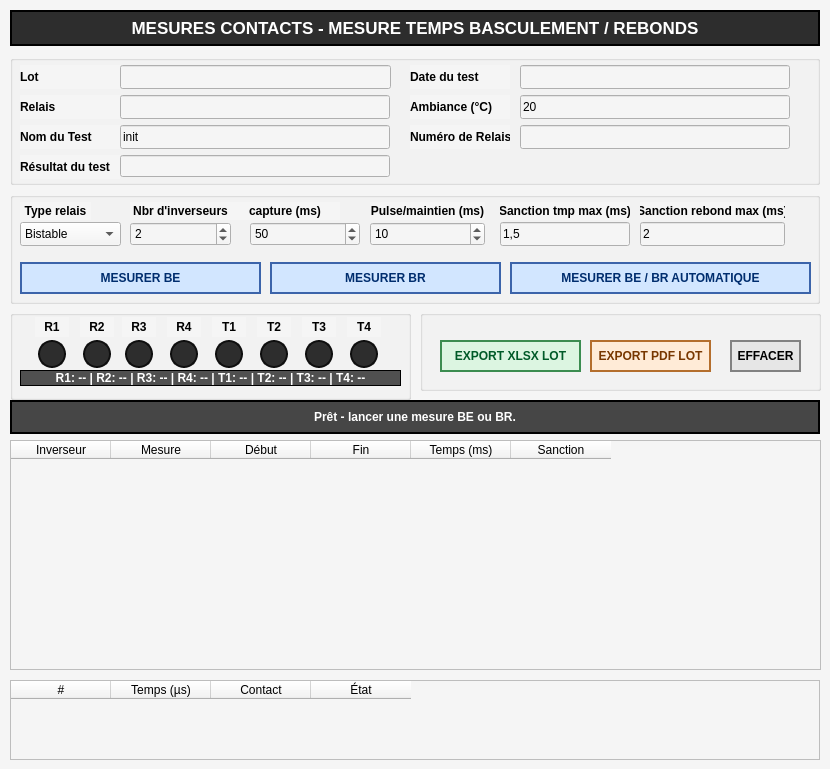
    <widget class="QWidget" name="tab_chronometrie_contacts">
     <property name="styleSheet">
      <string>background-color: rgb(245,245,245);</string>
     </property>
     <attribute name="title">
      <string>Chronométrie contacts</string>
     </attribute>
     <widget class="QLabel" name="label_chrono_title">
      <property name="geometry">
       <rect>
        <x>10</x>
        <y>10</y>
        <width>810</width>
        <height>36</height>
       </rect>
      </property>
      <property name="styleSheet">
       <string>background-color: rgb(45,45,45); color: white; font-size: 13pt; font-weight: bold; border: 2px solid black;</string>
      </property>
      <property name="text">
       <string>MESURES CONTACTS - MESURE TEMPS BASCULEMENT / REBONDS</string>
      </property>
      <property name="alignment">
       <set>Qt::AlignmentFlag::AlignCenter</set>
      </property>
     </widget>
     <widget class="QGroupBox" name="groupBox_chrono_infos">
      <property name="geometry">
       <rect>
        <x>10</x>
        <y>55</y>
        <width>810</width>
        <height>130</height>
       </rect>
      </property>
      <property name="text" stdset="0">
       <string>Informations essai</string>
      </property>
      <widget class="QLabel" name="label_chrono_lot">
       <property name="geometry">
        <rect>
         <x>10</x>
         <y>10</y>
         <width>100</width>
         <height>24</height>
        </rect>
       </property>
       <property name="styleSheet">
        <string>font-weight: bold;</string>
       </property>
       <property name="text">
        <string>Lot</string>
       </property>
      </widget>
      <widget class="QLineEdit" name="lineEdit_chrono_lot">
       <property name="geometry">
        <rect>
         <x>110</x>
         <y>10</y>
         <width>271</width>
         <height>24</height>
        </rect>
       </property>
      </widget>
      <widget class="QLabel" name="label_chrono_relais">
       <property name="geometry">
        <rect>
         <x>10</x>
         <y>40</y>
         <width>100</width>
         <height>24</height>
        </rect>
       </property>
       <property name="styleSheet">
        <string>font-weight: bold;</string>
       </property>
       <property name="text">
        <string>Relais</string>
       </property>
      </widget>
      <widget class="QLineEdit" name="lineEdit_chrono_relais">
       <property name="geometry">
        <rect>
         <x>110</x>
         <y>40</y>
         <width>270</width>
         <height>24</height>
        </rect>
       </property>
      </widget>
      <widget class="QLabel" name="label_chrono_nom_test">
       <property name="geometry">
        <rect>
         <x>10</x>
         <y>70</y>
         <width>100</width>
         <height>24</height>
        </rect>
       </property>
       <property name="styleSheet">
        <string>font-weight: bold;</string>
       </property>
       <property name="text">
        <string>Nom du Test</string>
       </property>
      </widget>
      <widget class="QLineEdit" name="lineEdit_chrono_nom_test">
       <property name="geometry">
        <rect>
         <x>110</x>
         <y>70</y>
         <width>270</width>
         <height>24</height>
        </rect>
       </property>
       <property name="text">
        <string>init</string>
       </property>
      </widget>
      <widget class="QLabel" name="label_chrono_date">
       <property name="geometry">
        <rect>
         <x>400</x>
         <y>10</y>
         <width>100</width>
         <height>24</height>
        </rect>
       </property>
       <property name="styleSheet">
        <string>font-weight: bold;</string>
       </property>
       <property name="text">
        <string>Date du test</string>
       </property>
      </widget>
      <widget class="QLineEdit" name="lineEdit_chrono_date">
       <property name="geometry">
        <rect>
         <x>510</x>
         <y>10</y>
         <width>270</width>
         <height>24</height>
        </rect>
       </property>
      </widget>
      <widget class="QLabel" name="label_chrono_ambiance">
       <property name="geometry">
        <rect>
         <x>400</x>
         <y>40</y>
         <width>100</width>
         <height>24</height>
        </rect>
       </property>
       <property name="styleSheet">
        <string>font-weight: bold;</string>
       </property>
       <property name="text">
        <string>Ambiance (°C)</string>
       </property>
      </widget>
      <widget class="QLineEdit" name="lineEdit_chrono_ambiance">
       <property name="geometry">
        <rect>
         <x>510</x>
         <y>40</y>
         <width>270</width>
         <height>24</height>
        </rect>
       </property>
       <property name="text">
        <string>20</string>
       </property>
      </widget>
      <widget class="QLabel" name="label_chrono_sn">
       <property name="geometry">
        <rect>
         <x>400</x>
         <y>70</y>
         <width>100</width>
         <height>24</height>
        </rect>
       </property>
       <property name="styleSheet">
        <string>font-weight: bold;</string>
       </property>
       <property name="text">
        <string>Numéro de Relais</string>
       </property>
      </widget>
      <widget class="QLineEdit" name="lineEdit_chrono_sn">
       <property name="geometry">
        <rect>
         <x>510</x>
         <y>70</y>
         <width>270</width>
         <height>24</height>
        </rect>
       </property>
      </widget>
      <widget class="QLabel" name="label_chrono_resultat_txt">
       <property name="geometry">
        <rect>
         <x>10</x>
         <y>113</y>
         <width>100</width>
         <height>10</height>
        </rect>
       </property>
       <property name="text">
        <string />
       </property>
      </widget>
      <widget class="QLineEdit" name="lineEdit_chrono_resultat">
       <property name="geometry">
        <rect>
         <x>110</x>
         <y>100</y>
         <width>270</width>
         <height>22</height>
        </rect>
       </property>
       <property name="styleSheet">
        <string>font-weight: bold;</string>
       </property>
       <property name="readOnly">
        <bool>true</bool>
       </property>
      </widget>
      <widget class="QLabel" name="label_chrono_resultat_caption">
       <property name="geometry">
        <rect>
         <x>10</x>
         <y>100</y>
         <width>100</width>
         <height>24</height>
        </rect>
       </property>
       <property name="styleSheet">
        <string>font-weight: bold;</string>
       </property>
       <property name="text">
        <string>Résultat du test</string>
       </property>
      </widget>
     </widget>
     <widget class="QGroupBox" name="groupBox_chrono_parametres">
      <property name="geometry">
       <rect>
        <x>10</x>
        <y>192</y>
        <width>810</width>
        <height>112</height>
       </rect>
      </property>
      <property name="text" stdset="0">
       <string>Paramètres mesure RP2040</string>
      </property>
      <widget class="QLabel" name="label_chrono_type_relais">
       <property name="geometry">
        <rect>
         <x>10</x>
         <y>10</y>
         <width>71</width>
         <height>18</height>
        </rect>
       </property>
       <property name="styleSheet">
        <string>font-weight: bold;</string>
       </property>
       <property name="text">
        <string>Type relais</string>
       </property>
       <property name="alignment">
        <set>Qt::AlignmentFlag::AlignCenter</set>
       </property>
      </widget>
      <widget class="QComboBox" name="comboBox_chrono_type_relais">
       <property name="geometry">
        <rect>
         <x>10</x>
         <y>30</y>
         <width>101</width>
         <height>24</height>
        </rect>
       </property>
       <item>
        <property name="text">
         <string>Bistable</string>
        </property>
       </item>
       <item>
        <property name="text">
         <string>Monostable</string>
        </property>
       </item>
      </widget>
      <widget class="QLabel" name="label_chrono_nb_inverseurs">
       <property name="geometry">
        <rect>
         <x>120</x>
         <y>10</y>
         <width>101</width>
         <height>18</height>
        </rect>
       </property>
       <property name="styleSheet">
        <string>font-weight: bold;</string>
       </property>
       <property name="text">
        <string>Nbr d'inverseurs</string>
       </property>
       <property name="alignment">
        <set>Qt::AlignmentFlag::AlignCenter</set>
       </property>
      </widget>
      <widget class="QSpinBox" name="spinBox_chrono_nb_inverseurs">
       <property name="geometry">
        <rect>
         <x>120</x>
         <y>30</y>
         <width>101</width>
         <height>24</height>
        </rect>
       </property>
       <property name="minimum">
        <number>1</number>
       </property>
       <property name="maximum">
        <number>4</number>
       </property>
       <property name="value">
        <number>2</number>
       </property>
      </widget>
      <widget class="QLabel" name="label_chrono_capture_ms">
       <property name="geometry">
        <rect>
         <x>220</x>
         <y>10</y>
         <width>110</width>
         <height>18</height>
        </rect>
       </property>
       <property name="styleSheet">
        <string>font-weight: bold;</string>
       </property>
       <property name="text">
        <string>capture (ms)</string>
       </property>
       <property name="alignment">
        <set>Qt::AlignmentFlag::AlignCenter</set>
       </property>
      </widget>
      <widget class="QSpinBox" name="spinBox_chrono_capture_ms">
       <property name="geometry">
        <rect>
         <x>240</x>
         <y>30</y>
         <width>110</width>
         <height>24</height>
        </rect>
       </property>
       <property name="minimum">
        <number>1</number>
       </property>
       <property name="maximum">
        <number>100</number>
       </property>
       <property name="value">
        <number>50</number>
       </property>
      </widget>
      <widget class="QLabel" name="label_chrono_pulse_ms">
       <property name="geometry">
        <rect>
         <x>360</x>
         <y>10</y>
         <width>115</width>
         <height>18</height>
        </rect>
       </property>
       <property name="styleSheet">
        <string>font-weight: bold;</string>
       </property>
       <property name="text">
        <string>Pulse/maintien (ms)</string>
       </property>
       <property name="alignment">
        <set>Qt::AlignmentFlag::AlignCenter</set>
       </property>
      </widget>
      <widget class="QSpinBox" name="spinBox_chrono_pulse_ms">
       <property name="geometry">
        <rect>
         <x>360</x>
         <y>30</y>
         <width>115</width>
         <height>24</height>
        </rect>
       </property>
       <property name="minimum">
        <number>1</number>
       </property>
       <property name="maximum">
        <number>100</number>
       </property>
       <property name="value">
        <number>10</number>
       </property>
      </widget>
      <widget class="QLabel" name="label_chrono_limite_temps_ms">
       <property name="geometry">
        <rect>
         <x>490</x>
         <y>10</y>
         <width>130</width>
         <height>18</height>
        </rect>
       </property>
       <property name="styleSheet">
        <string>font-weight: bold;</string>
       </property>
       <property name="text">
        <string>Sanction tmp max (ms)</string>
       </property>
       <property name="alignment">
        <set>Qt::AlignmentFlag::AlignCenter</set>
       </property>
      </widget>
      <widget class="QLineEdit" name="lineEdit_chrono_limite_temps_ms">
       <property name="geometry">
        <rect>
         <x>490</x>
         <y>30</y>
         <width>130</width>
         <height>24</height>
        </rect>
       </property>
       <property name="text">
        <string>1,5</string>
       </property>
      </widget>
      <widget class="QLabel" name="label_chrono_limite_rebond_ms">
       <property name="geometry">
        <rect>
         <x>630</x>
         <y>10</y>
         <width>145</width>
         <height>18</height>
        </rect>
       </property>
       <property name="styleSheet">
        <string>font-weight: bold;</string>
       </property>
       <property name="text">
        <string>Sanction rebond max (ms)</string>
       </property>
       <property name="alignment">
        <set>Qt::AlignmentFlag::AlignCenter</set>
       </property>
      </widget>
      <widget class="QLineEdit" name="lineEdit_chrono_limite_rebond_ms">
       <property name="geometry">
        <rect>
         <x>630</x>
         <y>30</y>
         <width>145</width>
         <height>24</height>
        </rect>
       </property>
       <property name="text">
        <string>2</string>
       </property>
      </widget>
      <widget class="QPushButton" name="pushButton_chrono_mesure_be">
       <property name="geometry">
        <rect>
         <x>10</x>
         <y>70</y>
         <width>241</width>
         <height>32</height>
        </rect>
       </property>
       <property name="minimumSize">
        <size>
         <width>0</width>
         <height>32</height>
        </size>
       </property>
       <property name="styleSheet">
        <string>background-color: rgb(210,230,255); color: rgb(0,45,110); font-weight: bold; border: 2px solid rgb(60,100,170);</string>
       </property>
       <property name="text">
        <string>MESURER BE</string>
       </property>
      </widget>
      <widget class="QPushButton" name="pushButton_chrono_mesure_br">
       <property name="geometry">
        <rect>
         <x>260</x>
         <y>70</y>
         <width>231</width>
         <height>32</height>
        </rect>
       </property>
       <property name="minimumSize">
        <size>
         <width>0</width>
         <height>32</height>
        </size>
       </property>
       <property name="styleSheet">
        <string>background-color: rgb(210,230,255); color: rgb(0,45,110); font-weight: bold; border: 2px solid rgb(60,100,170);</string>
       </property>
       <property name="text">
        <string>MESURER BR</string>
       </property>
      </widget>
      <widget class="QPushButton" name="pushButton_chrono_mesure_be_br">
       <property name="geometry">
        <rect>
         <x>500</x>
         <y>70</y>
         <width>301</width>
         <height>32</height>
        </rect>
       </property>
       <property name="minimumSize">
        <size>
         <width>0</width>
         <height>32</height>
        </size>
       </property>
       <property name="styleSheet">
        <string>background-color: rgb(210,230,255); color: rgb(0,45,110); font-weight: bold; border: 2px solid rgb(60,100,170);</string>
       </property>
       <property name="text">
        <string>MESURER BE / BR AUTOMATIQUE</string>
       </property>
      </widget>
     </widget>
     <widget class="QGroupBox" name="groupBox_chrono_contacts_leds">
      <property name="geometry">
       <rect>
        <x>10</x>
        <y>310</y>
        <width>401</width>
        <height>90</height>
       </rect>
      </property>
      <property name="text" stdset="0">
       <string>État contacts relais</string>
      </property>
      <widget class="QLabel" name="label_txt_chrono_r1">
       <property name="geometry">
        <rect>
         <x>25</x>
         <y>7</y>
         <width>34</width>
         <height>20</height>
        </rect>
       </property>
       <property name="styleSheet">
        <string>font-weight: bold;</string>
       </property>
       <property name="text">
        <string>R1</string>
       </property>
       <property name="alignment">
        <set>Qt::AlignmentFlag::AlignCenter</set>
       </property>
      </widget>
      <widget class="QLabel" name="label_chrono_led_r1">
       <property name="geometry">
        <rect>
         <x>28</x>
         <y>30</y>
         <width>28</width>
         <height>28</height>
        </rect>
       </property>
       <property name="minimumSize">
        <size>
         <width>28</width>
         <height>28</height>
        </size>
       </property>
       <property name="maximumSize">
        <size>
         <width>28</width>
         <height>28</height>
        </size>
       </property>
       <property name="styleSheet">
        <string>background-color: rgb(45,45,45); border: 2px solid rgb(15,15,15); border-radius: 14px;</string>
       </property>
       <property name="text">
        <string />
       </property>
       <property name="alignment">
        <set>Qt::AlignmentFlag::AlignCenter</set>
       </property>
      </widget>
      <widget class="QLabel" name="label_txt_chrono_r2">
       <property name="geometry">
        <rect>
         <x>70</x>
         <y>7</y>
         <width>34</width>
         <height>20</height>
        </rect>
       </property>
       <property name="styleSheet">
        <string>font-weight: bold;</string>
       </property>
       <property name="text">
        <string>R2</string>
       </property>
       <property name="alignment">
        <set>Qt::AlignmentFlag::AlignCenter</set>
       </property>
      </widget>
      <widget class="QLabel" name="label_chrono_led_r2">
       <property name="geometry">
        <rect>
         <x>73</x>
         <y>30</y>
         <width>28</width>
         <height>28</height>
        </rect>
       </property>
       <property name="minimumSize">
        <size>
         <width>28</width>
         <height>28</height>
        </size>
       </property>
       <property name="maximumSize">
        <size>
         <width>28</width>
         <height>28</height>
        </size>
       </property>
       <property name="styleSheet">
        <string>background-color: rgb(45,45,45); border: 2px solid rgb(15,15,15); border-radius: 14px;</string>
       </property>
       <property name="text">
        <string />
       </property>
       <property name="alignment">
        <set>Qt::AlignmentFlag::AlignCenter</set>
       </property>
      </widget>
      <widget class="QLabel" name="label_txt_chrono_r3">
       <property name="geometry">
        <rect>
         <x>112</x>
         <y>7</y>
         <width>34</width>
         <height>20</height>
        </rect>
       </property>
       <property name="styleSheet">
        <string>font-weight: bold;</string>
       </property>
       <property name="text">
        <string>R3</string>
       </property>
       <property name="alignment">
        <set>Qt::AlignmentFlag::AlignCenter</set>
       </property>
      </widget>
      <widget class="QLabel" name="label_chrono_led_r3">
       <property name="geometry">
        <rect>
         <x>115</x>
         <y>30</y>
         <width>28</width>
         <height>28</height>
        </rect>
       </property>
       <property name="minimumSize">
        <size>
         <width>28</width>
         <height>28</height>
        </size>
       </property>
       <property name="maximumSize">
        <size>
         <width>28</width>
         <height>28</height>
        </size>
       </property>
       <property name="styleSheet">
        <string>background-color: rgb(45,45,45); border: 2px solid rgb(15,15,15); border-radius: 14px;</string>
       </property>
       <property name="text">
        <string />
       </property>
       <property name="alignment">
        <set>Qt::AlignmentFlag::AlignCenter</set>
       </property>
      </widget>
      <widget class="QLabel" name="label_txt_chrono_r4">
       <property name="geometry">
        <rect>
         <x>157</x>
         <y>7</y>
         <width>34</width>
         <height>20</height>
        </rect>
       </property>
       <property name="styleSheet">
        <string>font-weight: bold;</string>
       </property>
       <property name="text">
        <string>R4</string>
       </property>
       <property name="alignment">
        <set>Qt::AlignmentFlag::AlignCenter</set>
       </property>
      </widget>
      <widget class="QLabel" name="label_chrono_led_r4">
       <property name="geometry">
        <rect>
         <x>160</x>
         <y>30</y>
         <width>28</width>
         <height>28</height>
        </rect>
       </property>
       <property name="minimumSize">
        <size>
         <width>28</width>
         <height>28</height>
        </size>
       </property>
       <property name="maximumSize">
        <size>
         <width>28</width>
         <height>28</height>
        </size>
       </property>
       <property name="styleSheet">
        <string>background-color: rgb(45,45,45); border: 2px solid rgb(15,15,15); border-radius: 14px;</string>
       </property>
       <property name="text">
        <string />
       </property>
       <property name="alignment">
        <set>Qt::AlignmentFlag::AlignCenter</set>
       </property>
      </widget>
      <widget class="QLabel" name="label_txt_chrono_t1">
       <property name="geometry">
        <rect>
         <x>202</x>
         <y>7</y>
         <width>34</width>
         <height>20</height>
        </rect>
       </property>
       <property name="styleSheet">
        <string>font-weight: bold;</string>
       </property>
       <property name="text">
        <string>T1</string>
       </property>
       <property name="alignment">
        <set>Qt::AlignmentFlag::AlignCenter</set>
       </property>
      </widget>
      <widget class="QLabel" name="label_chrono_led_t1">
       <property name="geometry">
        <rect>
         <x>205</x>
         <y>30</y>
         <width>28</width>
         <height>28</height>
        </rect>
       </property>
       <property name="minimumSize">
        <size>
         <width>28</width>
         <height>28</height>
        </size>
       </property>
       <property name="maximumSize">
        <size>
         <width>28</width>
         <height>28</height>
        </size>
       </property>
       <property name="styleSheet">
        <string>background-color: rgb(45,45,45); border: 2px solid rgb(15,15,15); border-radius: 14px;</string>
       </property>
       <property name="text">
        <string />
       </property>
       <property name="alignment">
        <set>Qt::AlignmentFlag::AlignCenter</set>
       </property>
      </widget>
      <widget class="QLabel" name="label_txt_chrono_t2">
       <property name="geometry">
        <rect>
         <x>247</x>
         <y>7</y>
         <width>34</width>
         <height>20</height>
        </rect>
       </property>
       <property name="styleSheet">
        <string>font-weight: bold;</string>
       </property>
       <property name="text">
        <string>T2</string>
       </property>
       <property name="alignment">
        <set>Qt::AlignmentFlag::AlignCenter</set>
       </property>
      </widget>
      <widget class="QLabel" name="label_chrono_led_t2">
       <property name="geometry">
        <rect>
         <x>250</x>
         <y>30</y>
         <width>28</width>
         <height>28</height>
        </rect>
       </property>
       <property name="minimumSize">
        <size>
         <width>28</width>
         <height>28</height>
        </size>
       </property>
       <property name="maximumSize">
        <size>
         <width>28</width>
         <height>28</height>
        </size>
       </property>
       <property name="styleSheet">
        <string>background-color: rgb(45,45,45); border: 2px solid rgb(15,15,15); border-radius: 14px;</string>
       </property>
       <property name="text">
        <string />
       </property>
       <property name="alignment">
        <set>Qt::AlignmentFlag::AlignCenter</set>
       </property>
      </widget>
      <widget class="QLabel" name="label_txt_chrono_t3">
       <property name="geometry">
        <rect>
         <x>292</x>
         <y>7</y>
         <width>34</width>
         <height>20</height>
        </rect>
       </property>
       <property name="styleSheet">
        <string>font-weight: bold;</string>
       </property>
       <property name="text">
        <string>T3</string>
       </property>
       <property name="alignment">
        <set>Qt::AlignmentFlag::AlignCenter</set>
       </property>
      </widget>
      <widget class="QLabel" name="label_chrono_led_t3">
       <property name="geometry">
        <rect>
         <x>295</x>
         <y>30</y>
         <width>28</width>
         <height>28</height>
        </rect>
       </property>
       <property name="minimumSize">
        <size>
         <width>28</width>
         <height>28</height>
        </size>
       </property>
       <property name="maximumSize">
        <size>
         <width>28</width>
         <height>28</height>
        </size>
       </property>
       <property name="styleSheet">
        <string>background-color: rgb(45,45,45); border: 2px solid rgb(15,15,15); border-radius: 14px;</string>
       </property>
       <property name="text">
        <string />
       </property>
       <property name="alignment">
        <set>Qt::AlignmentFlag::AlignCenter</set>
       </property>
      </widget>
      <widget class="QLabel" name="label_txt_chrono_t4">
       <property name="geometry">
        <rect>
         <x>337</x>
         <y>7</y>
         <width>34</width>
         <height>20</height>
        </rect>
       </property>
       <property name="styleSheet">
        <string>font-weight: bold;</string>
       </property>
       <property name="text">
        <string>T4</string>
       </property>
       <property name="alignment">
        <set>Qt::AlignmentFlag::AlignCenter</set>
       </property>
      </widget>
      <widget class="QLabel" name="label_chrono_led_t4">
       <property name="geometry">
        <rect>
         <x>340</x>
         <y>30</y>
         <width>28</width>
         <height>28</height>
        </rect>
       </property>
       <property name="minimumSize">
        <size>
         <width>28</width>
         <height>28</height>
        </size>
       </property>
       <property name="maximumSize">
        <size>
         <width>28</width>
         <height>28</height>
        </size>
       </property>
       <property name="styleSheet">
        <string>background-color: rgb(45,45,45); border: 2px solid rgb(15,15,15); border-radius: 14px;</string>
       </property>
       <property name="text">
        <string />
       </property>
       <property name="alignment">
        <set>Qt::AlignmentFlag::AlignCenter</set>
       </property>
      </widget>
      <widget class="QLabel" name="label_chrono_contact_summary">
       <property name="geometry">
        <rect>
         <x>10</x>
         <y>60</y>
         <width>381</width>
         <height>16</height>
        </rect>
       </property>
       <property name="styleSheet">
        <string>background-color: rgb(80,80,80); color: white; font-weight: bold; border: 1px solid black;</string>
       </property>
       <property name="text">
        <string>R1: -- | R2: -- | R3: -- | R4: -- | T1: -- | T2: -- | T3: -- | T4: --</string>
       </property>
       <property name="alignment">
        <set>Qt::AlignmentFlag::AlignCenter</set>
       </property>
      </widget>
     </widget>
     <widget class="QLabel" name="label_chrono_status">
      <property name="geometry">
       <rect>
        <x>10</x>
        <y>400</y>
        <width>810</width>
        <height>34</height>
       </rect>
      </property>
      <property name="styleSheet">
       <string>background-color: rgb(70,70,70); color: white; font-weight: bold; border: 2px solid black;</string>
      </property>
      <property name="text">
       <string>Prêt - lancer une mesure BE ou BR.</string>
      </property>
      <property name="alignment">
       <set>Qt::AlignmentFlag::AlignCenter</set>
      </property>
     </widget>
     <widget class="QTableWidget" name="tableWidget_chrono_results">
      <property name="geometry">
       <rect>
        <x>10</x>
        <y>440</y>
        <width>811</width>
        <height>230</height>
       </rect>
      </property>
      <property name="editTriggers">
       <set>QAbstractItemView::EditTrigger::NoEditTriggers</set>
      </property>
      <column>
       <property name="text">
        <string>Inverseur</string>
       </property>
      </column>
      <column>
       <property name="text">
        <string>Mesure</string>
       </property>
      </column>
      <column>
       <property name="text">
        <string>Début</string>
       </property>
      </column>
      <column>
       <property name="text">
        <string>Fin</string>
       </property>
      </column>
      <column>
       <property name="text">
        <string>Temps (ms)</string>
       </property>
      </column>
      <column>
       <property name="text">
        <string>Sanction</string>
       </property>
      </column>
     </widget>
     <widget class="QTableWidget" name="tableWidget_chrono_events">
      <property name="geometry">
       <rect>
        <x>10</x>
        <y>680</y>
        <width>810</width>
        <height>80</height>
       </rect>
      </property>
      <property name="editTriggers">
       <set>QAbstractItemView::EditTrigger::NoEditTriggers</set>
      </property>
      <column>
       <property name="text">
        <string>#</string>
       </property>
      </column>
      <column>
       <property name="text">
        <string>Temps (µs)</string>
       </property>
      </column>
      <column>
       <property name="text">
        <string>Contact</string>
       </property>
      </column>
      <column>
       <property name="text">
        <string>État</string>
       </property>
      </column>
     </widget>
     <widget class="QGroupBox" name="groupBox">
      <property name="geometry">
       <rect>
        <x>420</x>
        <y>310</y>
        <width>401</width>
        <height>81</height>
       </rect>
      </property>
      <property name="title">
       <string />
      </property>
      <widget class="QPushButton" name="pushButton_chrono_export_xlsx_lot">
       <property name="geometry">
        <rect>
         <x>20</x>
         <y>30</y>
         <width>141</width>
         <height>32</height>
        </rect>
       </property>
       <property name="minimumSize">
        <size>
         <width>0</width>
         <height>32</height>
        </size>
       </property>
       <property name="styleSheet">
        <string>background-color: rgb(220,245,225); color: rgb(0,90,40); font-weight: bold; border: 2px solid rgb(60,140,80);</string>
       </property>
       <property name="text">
        <string>EXPORT XLSX LOT</string>
       </property>
      </widget>
      <widget class="QPushButton" name="pushButton_chrono_export_pdf_lot">
       <property name="geometry">
        <rect>
         <x>170</x>
         <y>30</y>
         <width>121</width>
         <height>32</height>
        </rect>
       </property>
       <property name="minimumSize">
        <size>
         <width>0</width>
         <height>32</height>
        </size>
       </property>
       <property name="styleSheet">
        <string>background-color: rgb(255,235,215); color: rgb(120,55,0); font-weight: bold; border: 2px solid rgb(180,110,45);</string>
       </property>
       <property name="text">
        <string>EXPORT PDF LOT</string>
       </property>
      </widget>
      <widget class="QPushButton" name="pushButton_chrono_effacer">
       <property name="geometry">
        <rect>
         <x>310</x>
         <y>30</y>
         <width>71</width>
         <height>32</height>
        </rect>
       </property>
       <property name="minimumSize">
        <size>
         <width>0</width>
         <height>32</height>
        </size>
       </property>
       <property name="styleSheet">
        <string>background-color: rgb(230,230,230); font-weight: bold; border: 2px solid rgb(130,130,130);</string>
       </property>
       <property name="text">
        <string>EFFACER</string>
       </property>
      </widget>
     </widget>
    </widget>
